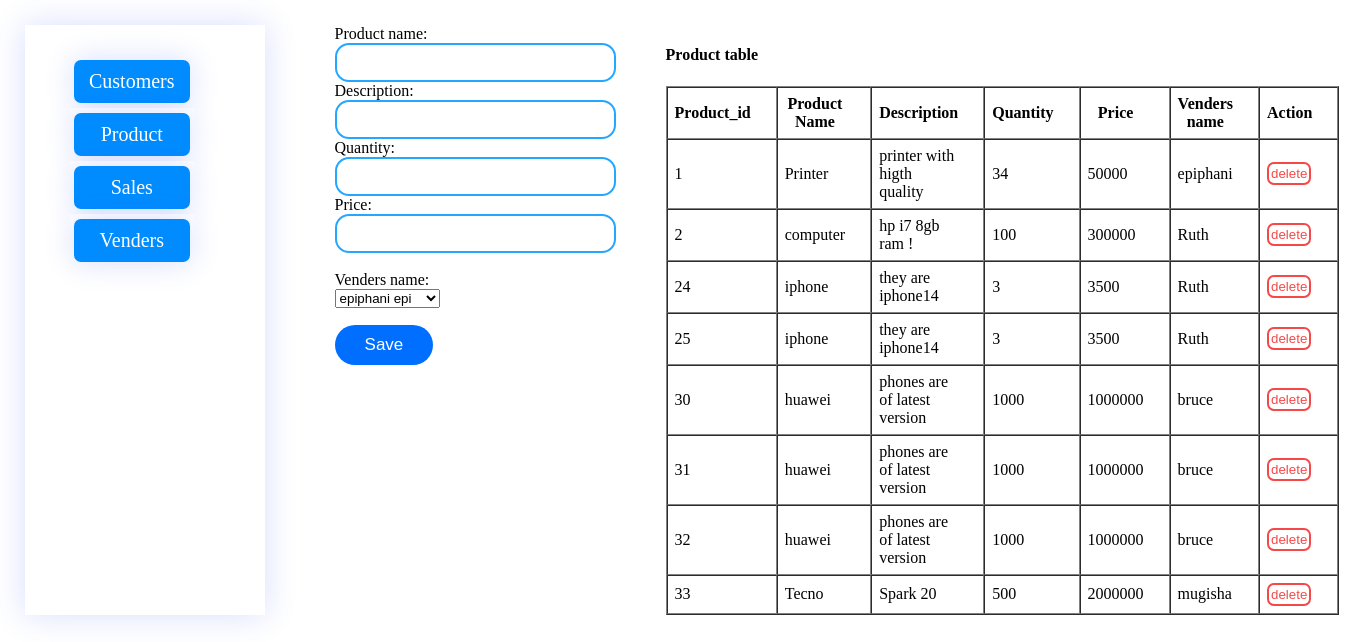
The page /product.php on the database its author committed.
### tables this page shows
CREATE TABLE `product` (
  `p_id` int(11) NOT NULL,
  `p_name` varchar(20) NOT NULL,
  `decription` varchar(100) NOT NULL,
  `quantity` varchar(20) NOT NULL,
  `price` varchar(20) NOT NULL,
  `vid` int(11) NOT NULL
);

CREATE TABLE `venders` (
  `v_id` int(11) NOT NULL,
  `v_fname` varchar(20) NOT NULL,
  `v_lname` varchar(20) NOT NULL,
  `v_phone` varchar(20) NOT NULL,
  `v_gender` varchar(10) NOT NULL,
  `addres` varchar(20) NOT NULL
);

### product.php (the view, shortened to what this page needs)
<!DOCTYPE html>
<html lang="en">
<head>
</head>
<body style="margin: 25px;">
    <section class="register">
        <div class="relations">
            <ul>
                <li><a href="customers.php">Customers</a></li>
                <li><a href="product.php">Product</a></li>
                <li><a href="sales.php">Sales</a></li>
                <li><a href="venders.php">Venders</a></li>
            </ul>
        </div>
        <div class="form">
            <form action="product.php" method="post">
                <label for="">Product name:<br><input type="text" size="30" class="entry" name="productName"></label><br>
                <label for="">Description:<br><input type="text" size="30" class="entry" name="description"></label><br>
                <label for="">Quantity:<br><input type="text" size="30" class="entry" name="quantity"></label><br>
                <label for="">Price:<br><input type="text" size="30" class="entry" name="price"></label><br><br>
                <label for="">Venders name:</label><br>
                <select name="vid" id="">
           <?php
      $connect=mysqli_connect("localhost","root","","new");
      $q=mysqli_query($connect,"select * from venders");
      while($data=mysqli_fetch_array($q))
      {
          ?>
           <option value="<?php echo $data['v_id'] ?>"><?php echo $data['v_fname']." ".$data['v_lname']?></option><br>
         <?php
      }
      ?>
                </select>
                <br>
                <input type="submit" value="Save" class="save" name="save">
            </form>
        </div>
        <div class="table">
            <h4>Product table</h4>
                    <table border="1" cellpadding="7" cellspacing="0">
                            <tr>
                                <th>Product_id</th>
                                <th>Product Name</th>
                                <th>Description</th>
                                <th>Quantity</th>
                                <th>Price</th>
                                <th>Venders name</th>
                                <th>Action</th>
                            </tr>
                            <?php
      $connect=mysqli_connect("localhost","root","","new");
      $q=mysqli_query($connect,"SELECT product.p_id,product.p_name,product.decription,product.quantity,product.price,venders.v_fname
      FROM product,venders where product.vid=venders.v_id;");
      while($data=mysqli_fetch_array($q))
      {
          ?>
                            <tr>
                            <td><?php echo $data['p_id']?></td>
                            <td><?php echo $data['p_name']?></td>
                            <td><?php echo $data['decription']?></td>
                            <td><?php echo $data['quantity']?></td>
                            <td><?php echo $data['price']?></td>
                            <td><?php echo $data['v_fname']?></td>
                            <td> <a href="product.php?id=<?php echo $data["p_id"]  ?>"><button type="button" name="delete" class="btn btn-outline-danger btn-sm">delete</button> </a></td>
                            </tr>
                            <?php
      }
      ?>
                    </table>
        </div>
    </section>
</body>
</html>

### product.php (style rules this page uses)
.register { display: inline-flex; }
.relations { margin-left: 0; margin-top: 0; margin-bottom: 0; margin-right: 70px; padding-left: 4px; padding-right: 70px; padding-top: 14px; padding-bottom: 50px; background-color: white; box-shadow: 0 0 30px 0px rgba(57, 86, 247, 0.2); box-sizing: border-box; }
.relations ul li { background-color: white; display: block; padding: 5px; }
.relations ul li a { text-decoration: none; text-align: center; border-radius: 7px; padding: 10px; padding-right: 15px; padding-left: 15px; color: white; font-size: 20px; display: block; background-color: rgb(0, 140, 255); box-shadow: 0 0 30px 0px rgba(57, 86, 247, 0.2); box-sizing: border-box; }
.form { padding-right: 50px; }
.entry { padding: 10px; border: 2px solid rgb(36, 167, 255); border-radius: 14px; }
.save { border: none; font-size: 17px; background-color: rgb(0, 110, 255); border-radius: 25px; padding-left: 30px; padding-right: 30px; padding-top: 10px; padding-bottom: 10px; color: white; margin-top: 17px; text-align: center; }
tr th,tr td { padding-right: 25px; }
tr button { border: 2px solid rgb(245, 73, 73); background-color: transparent; color:rgb(245, 73, 73) ; text-decoration: none; border-radius: 7px; padding: 2px; }

### rows shown on the page
product: p_id "1", p_name "Printer", decription "printer with higth quality", quantity "34", price "50000", vid.v_fname "epiphani"
product: p_id "2", p_name "computer", decription "hp i7 8gb ram !", quantity "100", price "300000", vid.v_fname "Ruth"
product: p_id "24", p_name "iphone", decription "they are iphone14", quantity "3", price "3500", vid.v_fname "Ruth"
product: p_id "25", p_name "iphone", decription "they are iphone14", quantity "3", price "3500", vid.v_fname "Ruth"
product: p_id "30", p_name "huawei", decription "phones are of latest version", quantity "1000", price "1000000", vid.v_fname "bruce"
product: p_id "31", p_name "huawei", decription "phones are of latest version", quantity "1000", price "1000000", vid.v_fname "bruce"
product: p_id "32", p_name "huawei", decription "phones are of latest version", quantity "1000", price "1000000", vid.v_fname "bruce"
product: p_id "33", p_name "Tecno", decription "Spark 20", quantity "500", price "2000000", vid.v_fname "mugisha"

### other values the page prints
form field vid "epiphani epi"
